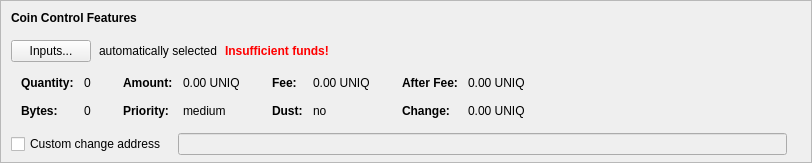
    <widget class="QFrame" name="frameCoinControl">
     <property name="sizePolicy">
      <sizepolicy hsizetype="Expanding" vsizetype="Expanding">
       <horstretch>0</horstretch>
       <verstretch>0</verstretch>
      </sizepolicy>
     </property>
     <property name="maximumSize">
      <size>
       <width>16777215</width>
       <height>16777215</height>
      </size>
     </property>
     <property name="frameShape">
      <enum>QFrame::StyledPanel</enum>
     </property>
     <property name="frameShadow">
      <enum>QFrame::Sunken</enum>
     </property>
     <layout class="QVBoxLayout" name="verticalLayoutCoinControl2">
      <property name="spacing">
       <number>0</number>
      </property>
      <property name="leftMargin">
       <number>0</number>
      </property>
      <property name="topMargin">
       <number>0</number>
      </property>
      <property name="rightMargin">
       <number>0</number>
      </property>
      <property name="bottomMargin">
       <number>6</number>
      </property>
      <item>
       <layout class="QVBoxLayout" name="verticalLayoutCoinControl" stretch="0,0,0,0,1">
        <property name="spacing">
         <number>0</number>
        </property>
        <property name="leftMargin">
         <number>10</number>
        </property>
        <property name="topMargin">
         <number>10</number>
        </property>
        <item>
         <layout class="QHBoxLayout" name="horizontalLayoutCoinControl1">
          <property name="bottomMargin">
           <number>15</number>
          </property>
          <item>
           <widget class="QLabel" name="labelCoinControlFeatures">
            <property name="sizePolicy">
             <sizepolicy hsizetype="Preferred" vsizetype="Maximum">
              <horstretch>0</horstretch>
              <verstretch>0</verstretch>
             </sizepolicy>
            </property>
            <property name="font">
             <font>
              <weight>75</weight>
              <bold>true</bold>
             </font>
            </property>
            <property name="styleSheet">
             <string notr="true">font-weight:bold;</string>
            </property>
            <property name="text">
             <string>Coin Control Features</string>
            </property>
           </widget>
          </item>
         </layout>
        </item>
        <item>
         <layout class="QHBoxLayout" name="horizontalLayoutCoinControl2" stretch="0,0,0,0">
          <property name="spacing">
           <number>8</number>
          </property>
          <property name="bottomMargin">
           <number>10</number>
          </property>
          <item>
           <widget class="QPushButton" name="pushButtonCoinControl">
            <property name="styleSheet">
             <string notr="true"/>
            </property>
            <property name="text">
             <string>Inputs...</string>
            </property>
            <property name="autoDefault">
             <bool>false</bool>
            </property>
           </widget>
          </item>
          <item>
           <widget class="QLabel" name="labelCoinControlAutomaticallySelected">
            <property name="text">
             <string>automatically selected</string>
            </property>
            <property name="margin">
             <number>5</number>
            </property>
           </widget>
          </item>
          <item>
           <widget class="QLabel" name="labelCoinControlInsuffFunds">
            <property name="font">
             <font>
              <weight>75</weight>
              <bold>true</bold>
             </font>
            </property>
            <property name="styleSheet">
             <string notr="true">color:red;font-weight:bold;</string>
            </property>
            <property name="text">
             <string>Insufficient funds!</string>
            </property>
            <property name="margin">
             <number>5</number>
            </property>
           </widget>
          </item>
          <item>
           <spacer name="horizontalSpacerCoinControl">
            <property name="orientation">
             <enum>Qt::Horizontal</enum>
            </property>
            <property name="sizeHint" stdset="0">
             <size>
              <width>40</width>
              <height>1</height>
             </size>
            </property>
           </spacer>
          </item>
         </layout>
        </item>
        <item>
         <widget class="QWidget" name="widgetCoinControl" native="true">
          <property name="sizePolicy">
           <sizepolicy hsizetype="Preferred" vsizetype="Preferred">
            <horstretch>0</horstretch>
            <verstretch>0</verstretch>
           </sizepolicy>
          </property>
          <property name="minimumSize">
           <size>
            <width>0</width>
            <height>0</height>
           </size>
          </property>
          <property name="styleSheet">
           <string notr="true"/>
          </property>
          <layout class="QHBoxLayout" name="horizontalLayoutCoinControl5">
           <property name="leftMargin">
            <number>0</number>
           </property>
           <property name="topMargin">
            <number>0</number>
           </property>
           <property name="rightMargin">
            <number>0</number>
           </property>
           <property name="bottomMargin">
            <number>0</number>
           </property>
           <item>
            <layout class="QHBoxLayout" name="horizontalLayoutCoinControl3" stretch="0,0,0,1">
             <property name="spacing">
              <number>20</number>
             </property>
             <property name="topMargin">
              <number>0</number>
             </property>
             <property name="bottomMargin">
              <number>10</number>
             </property>
             <item>
              <layout class="QFormLayout" name="formLayoutCoinControl1">
               <property name="horizontalSpacing">
                <number>10</number>
               </property>
               <property name="verticalSpacing">
                <number>14</number>
               </property>
               <property name="leftMargin">
                <number>10</number>
               </property>
               <property name="topMargin">
                <number>4</number>
               </property>
               <property name="rightMargin">
                <number>6</number>
               </property>
               <item row="0" column="0">
                <widget class="QLabel" name="labelCoinControlQuantityText">
                 <property name="font">
                  <font>
                   <weight>75</weight>
                   <bold>true</bold>
                  </font>
                 </property>
                 <property name="text">
                  <string>Quantity:</string>
                 </property>
                 <property name="margin">
                  <number>0</number>
                 </property>
                </widget>
               </item>
               <item row="0" column="1">
                <widget class="QLabel" name="labelCoinControlQuantity">
                 <property name="cursor">
                  <cursorShape>IBeamCursor</cursorShape>
                 </property>
                 <property name="contextMenuPolicy">
                  <enum>Qt::ActionsContextMenu</enum>
                 </property>
                 <property name="text">
                  <string notr="true">0</string>
                 </property>
                 <property name="margin">
                  <number>0</number>
                 </property>
                 <property name="textInteractionFlags">
                  <set>Qt::LinksAccessibleByMouse|Qt::TextSelectableByKeyboard|Qt::TextSelectableByMouse</set>
                 </property>
                </widget>
               </item>
               <item row="1" column="0">
                <widget class="QLabel" name="labelCoinControlBytesText">
                 <property name="font">
                  <font>
                   <weight>75</weight>
                   <bold>true</bold>
                  </font>
                 </property>
                 <property name="text">
                  <string>Bytes:</string>
                 </property>
                </widget>
               </item>
               <item row="1" column="1">
                <widget class="QLabel" name="labelCoinControlBytes">
                 <property name="cursor">
                  <cursorShape>IBeamCursor</cursorShape>
                 </property>
                 <property name="contextMenuPolicy">
                  <enum>Qt::ActionsContextMenu</enum>
                 </property>
                 <property name="text">
                  <string notr="true">0</string>
                 </property>
                 <property name="textInteractionFlags">
                  <set>Qt::LinksAccessibleByMouse|Qt::TextSelectableByKeyboard|Qt::TextSelectableByMouse</set>
                 </property>
                </widget>
               </item>
              </layout>
             </item>
             <item>
              <layout class="QFormLayout" name="formLayoutCoinControl2">
               <property name="horizontalSpacing">
                <number>10</number>
               </property>
               <property name="verticalSpacing">
                <number>14</number>
               </property>
               <property name="leftMargin">
                <number>6</number>
               </property>
               <property name="topMargin">
                <number>4</number>
               </property>
               <property name="rightMargin">
                <number>6</number>
               </property>
               <item row="0" column="0">
                <widget class="QLabel" name="labelCoinControlAmountText">
                 <property name="font">
                  <font>
                   <weight>75</weight>
                   <bold>true</bold>
                  </font>
                 </property>
                 <property name="text">
                  <string>Amount:</string>
                 </property>
                 <property name="margin">
                  <number>0</number>
                 </property>
                </widget>
               </item>
               <item row="0" column="1">
                <widget class="QLabel" name="labelCoinControlAmount">
                 <property name="cursor">
                  <cursorShape>IBeamCursor</cursorShape>
                 </property>
                 <property name="contextMenuPolicy">
                  <enum>Qt::ActionsContextMenu</enum>
                 </property>
                 <property name="text">
                  <string notr="true">0.00 UNIQ</string>
                 </property>
                 <property name="textInteractionFlags">
                  <set>Qt::LinksAccessibleByMouse|Qt::TextSelectableByKeyboard|Qt::TextSelectableByMouse</set>
                 </property>
                </widget>
               </item>
               <item row="1" column="0">
                <widget class="QLabel" name="labelCoinControlPriorityText">
                 <property name="font">
                  <font>
                   <weight>75</weight>
                   <bold>true</bold>
                  </font>
                 </property>
                 <property name="text">
                  <string>Priority:</string>
                 </property>
                </widget>
               </item>
               <item row="1" column="1">
                <widget class="QLabel" name="labelCoinControlPriority">
                 <property name="cursor">
                  <cursorShape>IBeamCursor</cursorShape>
                 </property>
                 <property name="contextMenuPolicy">
                  <enum>Qt::ActionsContextMenu</enum>
                 </property>
                 <property name="text">
                  <string notr="true">medium</string>
                 </property>
                 <property name="textInteractionFlags">
                  <set>Qt::LinksAccessibleByMouse|Qt::TextSelectableByKeyboard|Qt::TextSelectableByMouse</set>
                 </property>
                </widget>
               </item>
              </layout>
             </item>
             <item>
              <layout class="QFormLayout" name="formLayoutCoinControl3">
               <property name="horizontalSpacing">
                <number>10</number>
               </property>
               <property name="verticalSpacing">
                <number>14</number>
               </property>
               <property name="leftMargin">
                <number>6</number>
               </property>
               <property name="topMargin">
                <number>4</number>
               </property>
               <property name="rightMargin">
                <number>6</number>
               </property>
               <item row="0" column="0">
                <widget class="QLabel" name="labelCoinControlFeeText">
                 <property name="font">
                  <font>
                   <weight>75</weight>
                   <bold>true</bold>
                  </font>
                 </property>
                 <property name="text">
                  <string>Fee:</string>
                 </property>
                 <property name="margin">
                  <number>0</number>
                 </property>
                </widget>
               </item>
               <item row="0" column="1">
                <widget class="QLabel" name="labelCoinControlFee">
                 <property name="cursor">
                  <cursorShape>IBeamCursor</cursorShape>
                 </property>
                 <property name="contextMenuPolicy">
                  <enum>Qt::ActionsContextMenu</enum>
                 </property>
                 <property name="text">
                  <string notr="true">0.00 UNIQ</string>
                 </property>
                 <property name="textInteractionFlags">
                  <set>Qt::LinksAccessibleByMouse|Qt::TextSelectableByKeyboard|Qt::TextSelectableByMouse</set>
                 </property>
                </widget>
               </item>
               <item row="1" column="0">
                <widget class="QLabel" name="labelCoinControlLowOutputText">
                 <property name="font">
                  <font>
                   <weight>75</weight>
                   <bold>true</bold>
                  </font>
                 </property>
                 <property name="text">
                  <string>Dust:</string>
                 </property>
                </widget>
               </item>
               <item row="1" column="1">
                <widget class="QLabel" name="labelCoinControlLowOutput">
                 <property name="cursor">
                  <cursorShape>IBeamCursor</cursorShape>
                 </property>
                 <property name="contextMenuPolicy">
                  <enum>Qt::ActionsContextMenu</enum>
                 </property>
                 <property name="text">
                  <string notr="true">no</string>
                 </property>
                 <property name="textInteractionFlags">
                  <set>Qt::LinksAccessibleByMouse|Qt::TextSelectableByKeyboard|Qt::TextSelectableByMouse</set>
                 </property>
                </widget>
               </item>
              </layout>
             </item>
             <item>
              <layout class="QFormLayout" name="formLayoutCoinControl4">
               <property name="horizontalSpacing">
                <number>10</number>
               </property>
               <property name="verticalSpacing">
                <number>14</number>
               </property>
               <property name="leftMargin">
                <number>6</number>
               </property>
               <property name="topMargin">
                <number>4</number>
               </property>
               <property name="rightMargin">
                <number>6</number>
               </property>
               <item row="0" column="0">
                <widget class="QLabel" name="labelCoinControlAfterFeeText">
                 <property name="font">
                  <font>
                   <weight>75</weight>
                   <bold>true</bold>
                  </font>
                 </property>
                 <property name="text">
                  <string>After Fee:</string>
                 </property>
                 <property name="margin">
                  <number>0</number>
                 </property>
                </widget>
               </item>
               <item row="0" column="1">
                <widget class="QLabel" name="labelCoinControlAfterFee">
                 <property name="cursor">
                  <cursorShape>IBeamCursor</cursorShape>
                 </property>
                 <property name="contextMenuPolicy">
                  <enum>Qt::ActionsContextMenu</enum>
                 </property>
                 <property name="text">
                  <string notr="true">0.00 UNIQ</string>
                 </property>
                 <property name="textInteractionFlags">
                  <set>Qt::LinksAccessibleByMouse|Qt::TextSelectableByKeyboard|Qt::TextSelectableByMouse</set>
                 </property>
                </widget>
               </item>
               <item row="1" column="0">
                <widget class="QLabel" name="labelCoinControlChangeText">
                 <property name="font">
                  <font>
                   <weight>75</weight>
                   <bold>true</bold>
                  </font>
                 </property>
                 <property name="text">
                  <string>Change:</string>
                 </property>
                </widget>
               </item>
               <item row="1" column="1">
                <widget class="QLabel" name="labelCoinControlChange">
                 <property name="cursor">
                  <cursorShape>IBeamCursor</cursorShape>
                 </property>
                 <property name="contextMenuPolicy">
                  <enum>Qt::ActionsContextMenu</enum>
                 </property>
                 <property name="text">
                  <string notr="true">0.00 UNIQ</string>
                 </property>
                 <property name="textInteractionFlags">
                  <set>Qt::LinksAccessibleByMouse|Qt::TextSelectableByKeyboard|Qt::TextSelectableByMouse</set>
                 </property>
                </widget>
               </item>
              </layout>
             </item>
            </layout>
           </item>
          </layout>
         </widget>
        </item>
        <item>
         <layout class="QHBoxLayout" name="horizontalLayoutCoinControl4" stretch="0,0,0">
          <property name="spacing">
           <number>12</number>
          </property>
          <property name="sizeConstraint">
           <enum>QLayout::SetDefaultConstraint</enum>
          </property>
          <property name="topMargin">
           <number>5</number>
          </property>
          <property name="rightMargin">
           <number>5</number>
          </property>
          <item>
           <widget class="QCheckBox" name="checkBoxCoinControlChange">
            <property name="toolTip">
             <string>If this is activated, but the change address is empty or invalid, change will be sent to a newly generated address.</string>
            </property>
            <property name="text">
             <string>Custom change address</string>
            </property>
           </widget>
          </item>
          <item>
           <widget class="QValidatedLineEdit" name="lineEditCoinControlChange">
            <property name="enabled">
             <bool>false</bool>
            </property>
            <property name="sizePolicy">
             <sizepolicy hsizetype="Expanding" vsizetype="Fixed">
              <horstretch>0</horstretch>
              <verstretch>0</verstretch>
             </sizepolicy>
            </property>
           </widget>
          </item>
          <item>
           <widget class="QLabel" name="labelCoinControlChangeLabel">
            <property name="sizePolicy">
             <sizepolicy hsizetype="Preferred" vsizetype="Expanding">
              <horstretch>0</horstretch>
              <verstretch>0</verstretch>
             </sizepolicy>
            </property>
            <property name="minimumSize">
             <size>
              <width>0</width>
              <height>0</height>
             </size>
            </property>
            <property name="text">
             <string/>
            </property>
            <property name="margin">
             <number>3</number>
            </property>
           </widget>
          </item>
         </layout>
        </item>
        <item>
         <spacer name="verticalSpacerCoinControl">
          <property name="orientation">
           <enum>Qt::Vertical</enum>
          </property>
          <property name="sizeHint" stdset="0">
           <size>
            <width>800</width>
            <height>1</height>
           </size>
          </property>
         </spacer>
        </item>
       </layout>
      </item>
     </layout>
    </widget>
